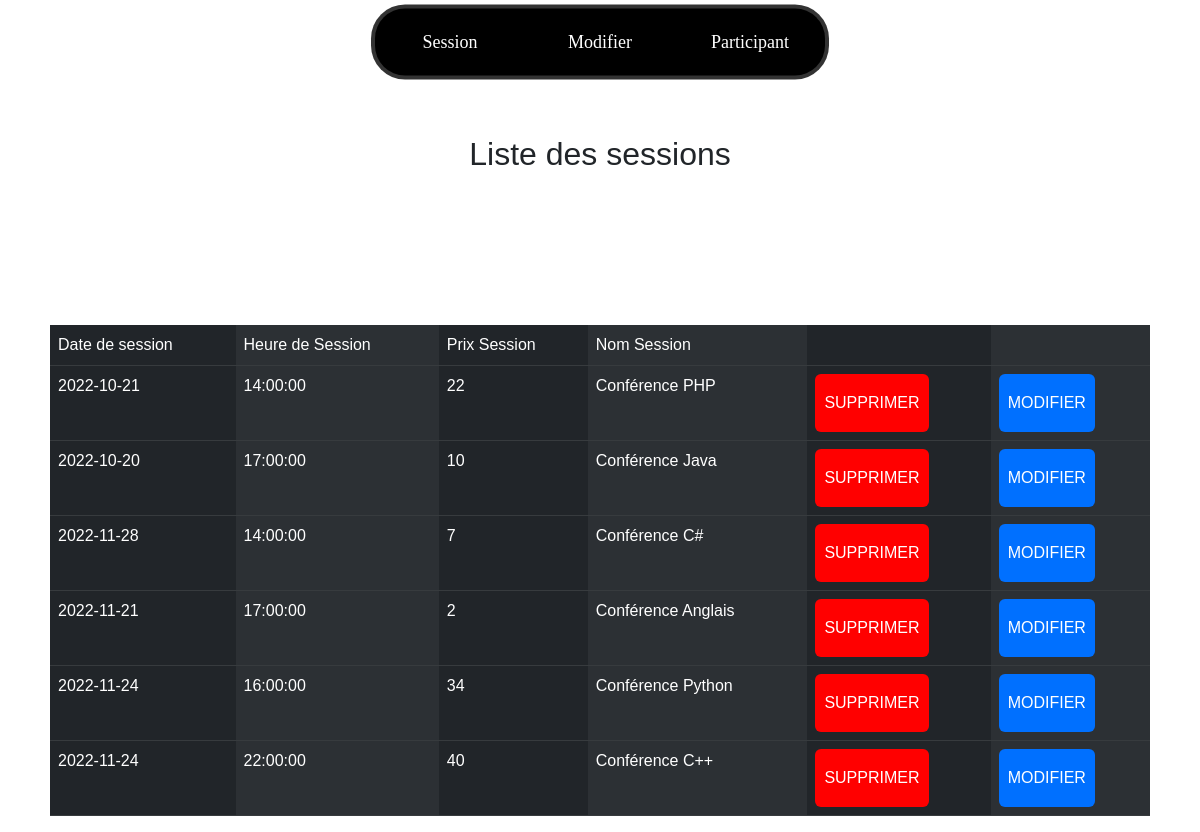
/?controleur=modifier, run on the app's committed database.
### tables this page shows
CREATE TABLE IF NOT EXISTS `session` (
  `NUM_SESSION` int(2) NOT NULL AUTO_INCREMENT,
  `DATE_SESSION` date DEFAULT NULL,
  `HEURE_SESSION` time DEFAULT NULL,
  `PRIX_SESSION` int(2) DEFAULT NULL,
  `NOM_SESSION` char(32) DEFAULT NULL,
  PRIMARY KEY (`NUM_SESSION`)
);

### modele/modele.anabase.php (called while the page is built, shortened)
<?php
class Modele_anabase
{
	private $conn;
	public function __construct()
	{
		$login = "root";
		$mdp = "";
		$bd = "anabase";
		$serveur = "localhost";
		try {
			$this->conn = new PDO(
				"mysql:host=$serveur;dbname=$bd",
				$login,
				$mdp,
				array(PDO::MYSQL_ATTR_INIT_COMMAND => 'SET NAMES \'UTF8\'')
			);
			$this->conn->setAttribute(PDO::ATTR_ERRMODE, PDO::ERRMODE_EXCEPTION);
		} catch (PDOException $e) {
			print "Erreur de connexion PDO ";
			die();
		}
	}
	public function getSession()
	{
		$req = $this->conn->prepare("select * from session");
		$req->execute();
		return $req->fetchAll(PDO::FETCH_OBJ);
	}
}

### controleur/controleur.modifier.php (called while the page is built, shortened)
<?php
include("./modele/modele.anabase.php");
class Controleur_modifier
{
	public $data;
	public $modele;
	public function __construct()
	{
		$this->modele = new Modele_anabase();
	}
	public function todo_initialiser()
	{
		$this->data["value"] = $this->modele->getSession();
	}
}

### vue/vue.updateSession.php (the view, shortened to what this page needs)
<div class="modif">
    <h2>Liste des sessions</h2>
    <form action="?controleur=modifier" method="POST">
        <table class="table  table-dark table-striped-columns">
            <tr class="Session">
                <td>Date de session</td>
                <td>Heure de Session</td>
                <td>Prix Session</td>
                <td>Nom Session</td>
                <td></td>
                <td></td>
            </tr>
            <tr>
                <?php
                foreach ($c->data["value"] as $uneSession) {
                ?>
                    <td><?php echo $uneSession->DATE_SESSION; ?></td>
                    <td><?php echo $uneSession->HEURE_SESSION; ?></td>
                    <td><?php echo $uneSession->PRIX_SESSION; ?></td>
                    <td><?php echo $uneSession->NOM_SESSION; ?></td>
                    <td><a class="btn" href="index.php?controleur=modifier&idSession=<?php echo $uneSession->NUM_SESSION; ?>">Supprimer</a></td>
                    <td><a class="btn" id="update" href="index.php?controleur=modifier&idSessionM=<?php echo $uneSession->NUM_SESSION; ?>">Modifier</a></td>
                    <br>
            </tr>
        <?php
                }
        ?>
    </form>
</div>

### index.php (shortened to what this page needs)
<!DOCTYPE html>
<html lang="en">
<head>
    <link rel="stylesheet" href="style.css" type="text/css" />
    <link href="https://cdn.jsdelivr.net/npm/bootstrap@5.2.2/dist/css/bootstrap.min.css" rel="stylesheet">
</head>
<body>
    <?php
    include "./vue/vue.menu.php";
    $c = new $class();
    $c->post = $_POST;
    $c->get = $_GET;
    if (isset($_REQUEST["todo"])) {
        $todo = $_REQUEST["todo"];
    } else {
        $todo = "initialiser";
    }
    $callback = "todo_" . $todo;
    $call = call_user_func_array(array($c, $callback), array());
    include("./vue/vue." . $c->vue . ".php");
    ?>
</body>
</html>

### vue/entete.html.php (shortened to what this page needs)
<!DOCTYPE html PUBLIC "-//W3C//DTD HTML 4.01 Transitional//EN" "http://www.w3.org/TR/html4/loose.dtd">
<html>
    <head>
        <link rel="stylesheet" href="../style.css" type="text/css" media="screen"/>
    </head>
    <body>

### vue/vue.menu.php
<?php
include "./vue/entete.html.php";
?>
<nav class="menu">
    <ul>
        <li><a href="/?controleur=session">Session</a></li>
        <li><a href="/?controleur=modifier">Modifier</a></li>
        <li><a href="/?controleur=participant">Participant</a></li>
    </ul>
</nav>
<?php
include "./vue/pied.html.php";
?>

### style.css (style rules this page uses)
a.btn { background-color: red; color: white; padding: 1em 0.5em; text-decoration: none; text-transform: uppercase; }
body { margin: 0; padding: 0; background: 2800FF; font-family: sans-serif; }
ul { position: absolute; top: 5%; left: 50%; transform: translate(-50%, -50%); display: flex; background: rgb(0, 0, 0); border-radius: 30px; overflow: hidden; box-shadow: 0 0 0 4px #333; margin: 0; padding: 0px; }
ul li { list-style: none; width: 150px; }
ul li a { display: block; padding: 20px; text-align: center; color: rgb(255, 255, 255); font-family: fantasy; transition: 0.5s; text-decoration: none; font-size: large; }
body { background-image: url("../media/fond.jpg"); background-size: 100%; }
#update { background-color: #0070FF; }
.modif { margin-top: 120px; margin-left: 50px; margin-right: 50px; }
h2 { padding-top: 15px; text-align: center; }

### data on the page
session: DATE_SESSION "2022-10-21", HEURE_SESSION "14:00:00", PRIX_SESSION "22", NOM_SESSION "Conférence PHP"
session: DATE_SESSION "2022-10-20", HEURE_SESSION "17:00:00", PRIX_SESSION "10", NOM_SESSION "Conférence Java"
session: DATE_SESSION "2022-11-28", HEURE_SESSION "14:00:00", PRIX_SESSION "7", NOM_SESSION "Conférence C#"
session: DATE_SESSION "2022-11-21", HEURE_SESSION "17:00:00", PRIX_SESSION "2", NOM_SESSION "Conférence Anglais"
session: DATE_SESSION "2022-11-24", HEURE_SESSION "16:00:00", PRIX_SESSION "34", NOM_SESSION "Conférence Python"
session: DATE_SESSION "2022-11-24", HEURE_SESSION "22:00:00", PRIX_SESSION "40", NOM_SESSION "Conférence C++"
